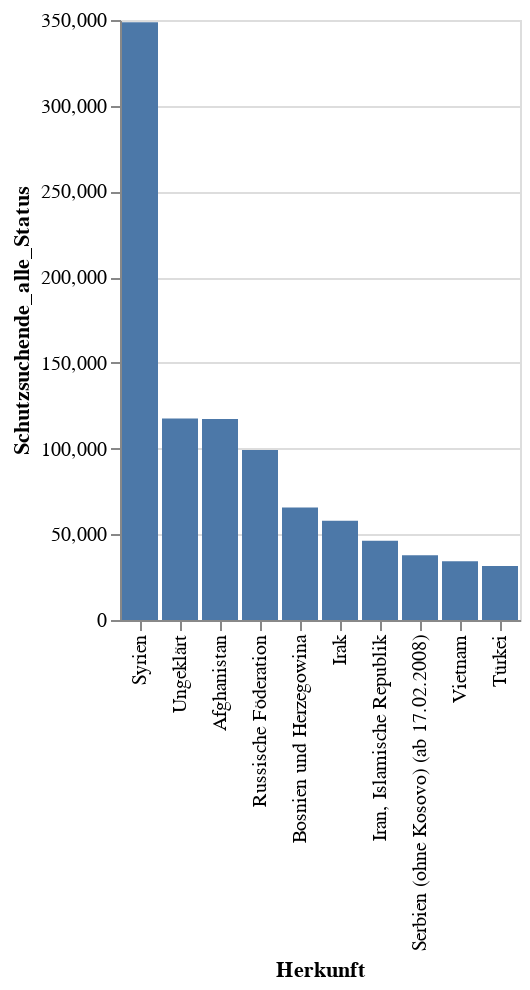

The cell this chart's notebook holds for it:
### Code cell
chart=alt.Chart(years2013_2018.sort_values(by="Schutzsuchende_alle_Status", ascending=False).head(10)).mark_bar().encode(
x=alt.X('Herkunft:N', sort='-y'),
y="Schutzsuchende_alle_Status"
)
chart.display()

### Figure 1 — Vega-Lite specification as saved in the notebook (floating-point values rounded to 4 significant figures)
{"config": {"view": {"continuousWidth": 400, "continuousHeight": 300}}, "data": {"name": "data-4a6c3304f1011ca26f8b097142367236"}, "mark": "bar", "encoding": {"x": {"type": "nominal", "field": "Herkunft", "sort": "-y"}, "y": {"type": "quantitative", "field": "Schutzsuchende_alle_Status"}}, "$schema": "https://vega.github.io/schema/vega-lite/v4.0.0.json", "datasets": {"data-4a6c3304f1011ca26f8b097142367236": [{"Herkunft": "Syrien", "Offener Schutzstatus_männlich": 14780.0, "Offener Schutzstatus_weiblich": 6350.0, "Anerkannter Schutzstatus_männlich": 73260.0, "Anerkannter Schutzstatus_weiblich": 35430.0, "Befristet anerkannter Schutzstatus_männlich": 72460.0, "Befristet anerkannter Schutzstatus_weiblich": 35020.0, "Befristet anerkannter Schutzstatus aus Asylverf._männlich": 67540.0, "Befristet anerkannter Schutzstatus aus Asylverf._weiblich": 29470.0, "Befristet anerk. Schutzstatus nicht aus Asylverf._männlich": 4930.0, "Befristet anerk. Schutzstatus nicht aus Asylverf._weiblich": 5540.0, "Unbefristet anerkannter Schutzstatus_männlich": 800.0, "Unbefristet anerkannter Schutzstatus_weiblich": 395.0, "Ohne Schutzsstatus_männlich": 995.0, "Ohne Schutzsstatus_weiblich": 400.0, "Geduldet ausreisepflichtig_männlich": 735.0, "Geduldet ausreisepflichtig_weiblich": 270.0, "Latent ausreispflichtig_männlich": 160.0, "Latent ausreispflichtig_weiblich": 80.0, "Vollziehbar ausreisepflichtig_männlich": 85.0, "Vollziehbar ausreisepflichtig_weiblich": 50.0, "Schutzsuchende_alle_Status": 348700.0}, {"Herkunft": "Ungeklärt", "Offener Schutzstatus_männlich": 7020.0, "Offener Schutzstatus_weiblich": 3220.0, "Anerkannter Schutzstatus_männlich": 20800.0, "Anerkannter Schutzstatus_weiblich": 11880.0, "Befristet anerkannter Schutzstatus_männlich": 18340.0, "Befristet anerkannter Schutzstatus_weiblich": 10300.0, "Befristet anerkannter Schutzstatus aus Asylverf._männlich": 14030.0, "Befristet anerkannter Schutzstatus aus Asylverf._weiblich": 7615.0, "Befristet anerk. Schutzstatus nicht aus Asylverf._männlich": 4240.0, "Befristet anerk. Schutzstatus nicht aus Asylverf._weiblich": 2660.0, "Unbefristet anerkannter Schutzstatus_männlich": 2440.0, "Unbefristet anerkannter Schutzstatus_weiblich": 1535.0, "Ohne Schutzsstatus_männlich": 5125.0, "Ohne Schutzsstatus_weiblich": 1620.0, "Geduldet ausreisepflichtig_männlich": 4450.0, "Geduldet ausreisepflichtig_weiblich": 1325.0, "Latent ausreispflichtig_männlich": 280.0, "Latent ausreispflichtig_weiblich": 165.0, "Vollziehbar ausreisepflichtig_männlich": 355.0, "Vollziehbar ausreisepflichtig_weiblich": 120.0, "Schutzsuchende_alle_Status": 117500.0}, {"Herkunft": "Afghanistan", "Offener Schutzstatus_männlich": 22730.0, "Offener Schutzstatus_weiblich": 9400.0, "Anerkannter Schutzstatus_männlich": 14970.0, "Anerkannter Schutzstatus_weiblich": 11660.0, "Befristet anerkannter Schutzstatus_männlich": 13960.0, "Befristet anerkannter Schutzstatus_weiblich": 10900.0, "Befristet anerkannter Schutzstatus aus Asylverf._männlich": 13100.0, "Befristet anerkannter Schutzstatus aus Asylverf._weiblich": 10250.0, "Befristet anerk. Schutzstatus nicht aus Asylverf._männlich": 855.0, "Befristet anerk. Schutzstatus nicht aus Asylverf._weiblich": 620.0, "Unbefristet anerkannter Schutzstatus_männlich": 970.0, "Unbefristet anerkannter Schutzstatus_weiblich": 755.0, "Ohne Schutzsstatus_männlich": 2730.0, "Ohne Schutzsstatus_weiblich": 875.0, "Geduldet ausreisepflichtig_männlich": 1900.0, "Geduldet ausreisepflichtig_weiblich": 475.0, "Latent ausreispflichtig_männlich": 400.0, "Latent ausreispflichtig_weiblich": 270.0, "Vollziehbar ausreisepflichtig_männlich": 405.0, "Vollziehbar ausreisepflichtig_weiblich": 75.0, "Schutzsuchende_alle_Status": 117300.0}, {"Herkunft": "Russische Föderation", "Offener Schutzstatus_männlich": 9550.0, "Offener Schutzstatus_weiblich": 9435.0, "Anerkannter Schutzstatus_männlich": 11580.0, "Anerkannter Schutzstatus_weiblich": 13220.0, "Befristet anerkannter Schutzstatus_männlich": 4105.0, "Befristet anerkannter Schutzstatus_weiblich": 4620.0, "Befristet anerkannter Schutzstatus aus Asylverf._männlich": 2480.0, "Befristet anerkannter Schutzstatus aus Asylverf._weiblich": 2885.0, "Befristet anerk. Schutzstatus nicht aus Asylverf._männlich": 1600.0, "Befristet anerk. Schutzstatus nicht aus Asylverf._weiblich": 1665.0, "Unbefristet anerkannter Schutzstatus_männlich": 7450.0, "Unbefristet anerkannter Schutzstatus_weiblich": 8575.0, "Ohne Schutzsstatus_männlich": 5975.0, "Ohne Schutzsstatus_weiblich": 5035.0, "Geduldet ausreisepflichtig_männlich": 5215.0, "Geduldet ausreisepflichtig_weiblich": 4525.0, "Latent ausreispflichtig_männlich": 110.0, "Latent ausreispflichtig_weiblich": 65.0, "Vollziehbar ausreisepflichtig_männlich": 640.0, "Vollziehbar ausreisepflichtig_weiblich": 435.0, "Schutzsuchende_alle_Status": 99170.0}, {"Herkunft": "Bosnien und Herzegowina", "Offener Schutzstatus_männlich": 1110.0, "Offener Schutzstatus_weiblich": 1025.0, "Anerkannter Schutzstatus_männlich": 10240.0, "Anerkannter Schutzstatus_weiblich": 11460.0, "Befristet anerkannter Schutzstatus_männlich": 4595.0, "Befristet anerkannter Schutzstatus_weiblich": 4860.0, "Befristet anerkannter Schutzstatus aus Asylverf._männlich": 400.0, "Befristet anerkannter Schutzstatus aus Asylverf._weiblich": 705.0, "Befristet anerk. Schutzstatus nicht aus Asylverf._männlich": 4180.0, "Befristet anerk. Schutzstatus nicht aus Asylverf._weiblich": 4140.0, "Unbefristet anerkannter Schutzstatus_männlich": 5625.0, "Unbefristet anerkannter Schutzstatus_weiblich": 6540.0, "Ohne Schutzsstatus_männlich": 2850.0, "Ohne Schutzsstatus_weiblich": 2560.0, "Geduldet ausreisepflichtig_männlich": 1485.0, "Geduldet ausreisepflichtig_weiblich": 1510.0, "Latent ausreispflichtig_männlich": 220.0, "Latent ausreispflichtig_weiblich": 170.0, "Vollziehbar ausreisepflichtig_männlich": 1125.0, "Vollziehbar ausreisepflichtig_weiblich": 870.0, "Schutzsuchende_alle_Status": 65670.0}, {"Herkunft": "Irak", "Offener Schutzstatus_männlich": 8645.0, "Offener Schutzstatus_weiblich": 3935.0, "Anerkannter Schutzstatus_männlich": 8910.0, "Anerkannter Schutzstatus_weiblich": 5820.0, "Befristet anerkannter Schutzstatus_männlich": 6800.0, "Befristet anerkannter Schutzstatus_weiblich": 4625.0, "Befristet anerkannter Schutzstatus aus Asylverf._männlich": 5900.0, "Befristet anerkannter Schutzstatus aus Asylverf._weiblich": 3720.0, "Befristet anerk. Schutzstatus nicht aus Asylverf._männlich": 890.0, "Befristet anerk. Schutzstatus nicht aus Asylverf._weiblich": 890.0, "Unbefristet anerkannter Schutzstatus_männlich": 2085.0, "Unbefristet anerkannter Schutzstatus_weiblich": 1165.0, "Ohne Schutzsstatus_männlich": 1640.0, "Ohne Schutzsstatus_weiblich": 630.0, "Geduldet ausreisepflichtig_männlich": 1215.0, "Geduldet ausreisepflichtig_weiblich": 465.0, "Latent ausreispflichtig_männlich": 85.0, "Latent ausreispflichtig_weiblich": 35.0, "Vollziehbar ausreisepflichtig_männlich": 340.0, "Vollziehbar ausreisepflichtig_weiblich": 135.0, "Schutzsuchende_alle_Status": 57930.0}, {"Herkunft": "Iran, Islamische Republik", "Offener Schutzstatus_männlich": 5865.0, "Offener Schutzstatus_weiblich": 2810.0, "Anerkannter Schutzstatus_männlich": 8245.0, "Anerkannter Schutzstatus_weiblich": 4840.0, "Befristet anerkannter Schutzstatus_männlich": 5360.0, "Befristet anerkannter Schutzstatus_weiblich": 3310.0, "Befristet anerkannter Schutzstatus aus Asylverf._männlich": 4440.0, "Befristet anerkannter Schutzstatus aus Asylverf._weiblich": 2625.0, "Befristet anerk. Schutzstatus nicht aus Asylverf._männlich": 895.0, "Befristet anerk. Schutzstatus nicht aus Asylverf._weiblich": 675.0, "Unbefristet anerkannter Schutzstatus_männlich": 2805.0, "Unbefristet anerkannter Schutzstatus_weiblich": 1530.0, "Ohne Schutzsstatus_männlich": 1085.0, "Ohne Schutzsstatus_weiblich": 305.0, "Geduldet ausreisepflichtig_männlich": 820.0, "Geduldet ausreisepflichtig_weiblich": 225.0, "Latent ausreispflichtig_männlich": 75.0, "Latent ausreispflichtig_weiblich": 20.0, "Vollziehbar ausreisepflichtig_männlich": 185.0, "Vollziehbar ausreisepflichtig_weiblich": 65.0, "Schutzsuchende_alle_Status": 46180.0}, {"Herkunft": "Serbien (ohne Kosovo) (ab 17.02.2008)", "Offener Schutzstatus_männlich": 2150.0, "Offener Schutzstatus_weiblich": 2030.0, "Anerkannter Schutzstatus_männlich": 2960.0, "Anerkannter Schutzstatus_weiblich": 2925.0, "Befristet anerkannter Schutzstatus_männlich": 1995.0, "Befristet anerkannter Schutzstatus_weiblich": 1990.0, "Befristet anerkannter Schutzstatus aus Asylverf._männlich": 160.0, "Befristet anerkannter Schutzstatus aus Asylverf._weiblich": 210.0, "Befristet anerk. Schutzstatus nicht aus Asylverf._männlich": 1835.0, "Befristet anerk. Schutzstatus nicht aus Asylverf._weiblich": 1750.0, "Unbefristet anerkannter Schutzstatus_männlich": 930.0, "Unbefristet anerkannter Schutzstatus_weiblich": 950.0, "Ohne Schutzsstatus_männlich": 4570.0, "Ohne Schutzsstatus_weiblich": 4420.0, "Geduldet ausreisepflichtig_männlich": 2645.0, "Geduldet ausreisepflichtig_weiblich": 2730.0, "Latent ausreispflichtig_männlich": 235.0, "Latent ausreispflichtig_weiblich": 210.0, "Vollziehbar ausreisepflichtig_männlich": 1665.0, "Vollziehbar ausreisepflichtig_weiblich": 1455.0, "Schutzsuchende_alle_Status": 37820.0}, {"Herkunft": "Vietnam", "Offener Schutzstatus_männlich": 1110.0, "Offener Schutzstatus_weiblich": 785.0, "Anerkannter Schutzstatus_männlich": 5680.0, "Anerkannter Schutzstatus_weiblich": 2690.0, "Befristet anerkannter Schutzstatus_männlich": 2995.0, "Befristet anerkannter Schutzstatus_weiblich": 805.0, "Befristet anerkannter Schutzstatus aus Asylverf._männlich": 220.0, "Befristet anerkannter Schutzstatus aus Asylverf._weiblich": 155.0, "Befristet anerk. Schutzstatus nicht aus Asylverf._männlich": 2750.0, "Befristet anerk. Schutzstatus nicht aus Asylverf._weiblich": 595.0, "Unbefristet anerkannter Schutzstatus_männlich": 2675.0, "Unbefristet anerkannter Schutzstatus_weiblich": 1810.0, "Ohne Schutzsstatus_männlich": 3990.0, "Ohne Schutzsstatus_weiblich": 2030.0, "Geduldet ausreisepflichtig_männlich": 2395.0, "Geduldet ausreisepflichtig_weiblich": 1145.0, "Latent ausreispflichtig_männlich": 180.0, "Latent ausreispflichtig_weiblich": 150.0, "Vollziehbar ausreisepflichtig_männlich": 1375.0, "Vollziehbar ausreisepflichtig_weiblich": 675.0, "Schutzsuchende_alle_Status": 34210.0}, {"Herkunft": "Türkei", "Offener Schutzstatus_männlich": 2700.0, "Offener Schutzstatus_weiblich": 1305.0, "Anerkannter Schutzstatus_männlich": 5200.0, "Anerkannter Schutzstatus_weiblich": 3835.0, "Befristet anerkannter Schutzstatus_männlich": 2555.0, "Befristet anerkannter Schutzstatus_weiblich": 2325.0, "Befristet anerkannter Schutzstatus aus Asylverf._männlich": 655.0, "Befristet anerkannter Schutzstatus aus Asylverf._weiblich": 510.0, "Befristet anerk. Schutzstatus nicht aus Asylverf._männlich": 1890.0, "Befristet anerk. Schutzstatus nicht aus Asylverf._weiblich": 1735.0, "Unbefristet anerkannter Schutzstatus_männlich": 2560.0, "Unbefristet anerkannter Schutzstatus_weiblich": 1485.0, "Ohne Schutzsstatus_männlich": 1795.0, "Ohne Schutzsstatus_weiblich": 600.0, "Geduldet ausreisepflichtig_männlich": 830.0, "Geduldet ausreisepflichtig_weiblich": 365.0, "Latent ausreispflichtig_männlich": 225.0, "Latent ausreispflichtig_weiblich": 100.0, "Vollziehbar ausreisepflichtig_männlich": 665.0, "Vollziehbar ausreisepflichtig_weiblich": 120.0, "Schutzsuchende_alle_Status": 31460.0}]}}
